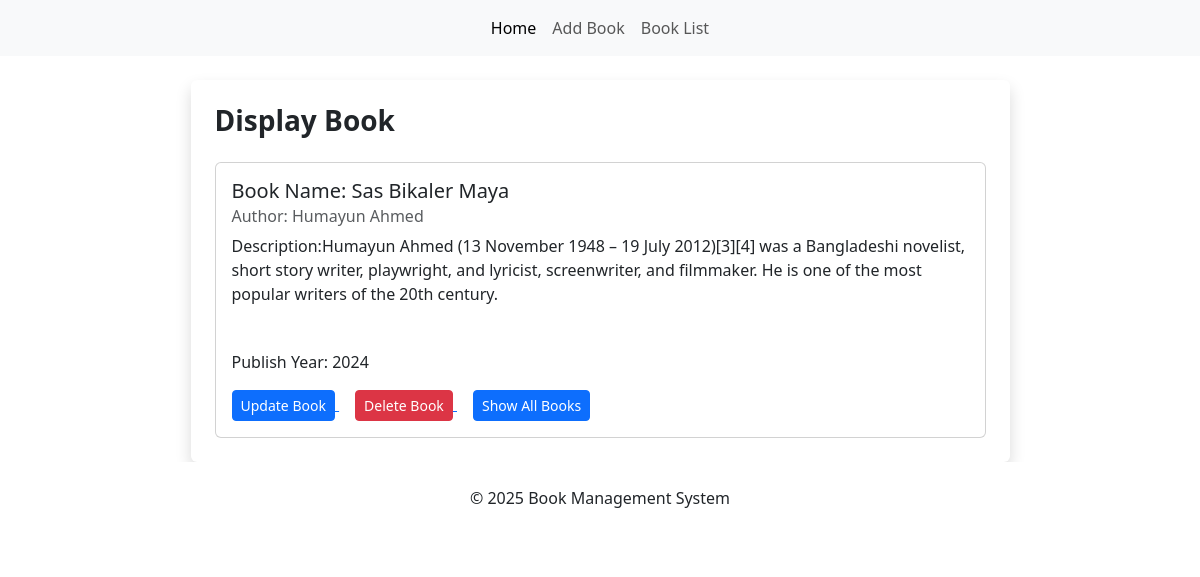
The app's page /display_book/5/ with its own data.
### book/models.py (models this page shows, shortened)
class Book(models.Model):
    title=models.CharField(max_length=100)
    author=models.CharField(max_length=150)
    description=models.TextField()
    publish_year=models.PositiveIntegerField()

### book/views.py (the view)
# urls.py: path('display_book/<int:id>/',display_book, name='display_book'),
def display_book(request,id):
    specific_book = Book.objects.get(id=id)
    context = {
        "book": specific_book,
    }
    return render(request, "display_book.html", context)

### book/templates/display_book.html (shortened to what this page needs)
{% extends 'base.html' %}
{% block content %}
<div class="container ">
    <div class="bg-white rounded shadow p-4 w-75 align-middle  mx-auto">
        <div class="mb-4 ">
            <h1 class="h3 fw-bold text-dark ">
                Display Book
            </h1>
        </div>
        <div class="col-md-12 col-sm-12 col-lg-12 ">
            <div class="card" >
                <div class="card-body">
                    <h5 class="card-title">Book Name: {{ book.title  | title }}</h5>
                    <h6 class="card-subtitle mb-2 text-body-secondary">Author: {{ book.author }}</h6>
                    <p class="card-text" style="min-height: 100px;">
                        Description:{{ book.description }}
                    </p>
                    <p class="card-text">
                        Publish Year: {{ book.publish_year }}
                    </p>
                    <a href="{% url 'update_book' book.id %}" class="card-link">
                        <button class="btn btn-sm btn-primary">
                            Update Book
                        </button>
                    </a>
                    <a href="{% url 'delete_book' book.id %}" class="card-link">
                        <button class="btn btn-sm btn-danger">
                            Delete Book
                        </button>
                    </a>
                    <a href="{% url 'book_list'  %}" class="card-link">
                        <button class="btn btn-sm btn-primary">
                            Show All Books
                        </button>
                    </a>
                </div>
            </div>
        </div>
    </div>
</div>
{% endblock %}

### records on screen
Book: title "Sas Bikaler Maya", author "Humayun Ahmed", description "Humayun Ahmed (13 November 1948 – 19 July 2012)[3][4] was a Bangladeshi novelist, short story writer, playwright, and lyricist, screenwriter, and filmmaker. He is one of the most popular writers of the 20th century.", publish_year "2024"
